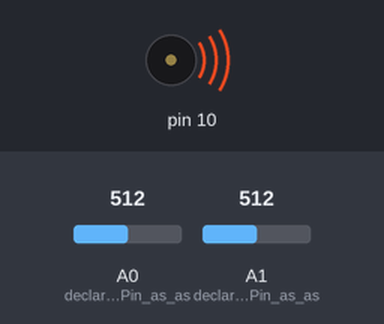
Bench run of a sketch on a simulated Arduino Uno, built with avr-gcc and run on an emulated ATmega328P. Parts: buzzer (waves = sounding). The inputs (shaded band) are chosen by the test bench; at power-on: A0 (declare_the_ledPin_as_as) = 512, A1 (declare_the_ledPin_as_as) = 512.

Above: at 0.11 s.
Timing chart, 0 to 3.0 s (numbered marks = the images above):
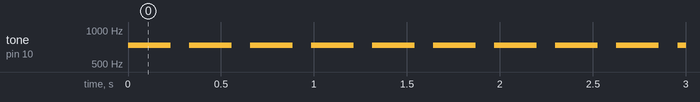

Measured:
- by itself, tone on pin 10: alternates 732 Hz for 0.23 s and silent for 0.10 s

The sketch:

JoystickPitch.ino
```cpp
void setup() {
  pinMode(A0, INPUT); // declare the ledPin as as OUTPUT
  pinMode(A1, INPUT); // declare the ledPin as as OUTPUT
  pinMode(10, OUTPUT);
  Serial.begin(9600);  // use the serial port
}

void loop() {
  int x = analogRead(A0);
  int y = analogRead(A1) / 4 + 100;
  tone(10, x + 220, y);
  delay(y);
  delay(100);
}
```
